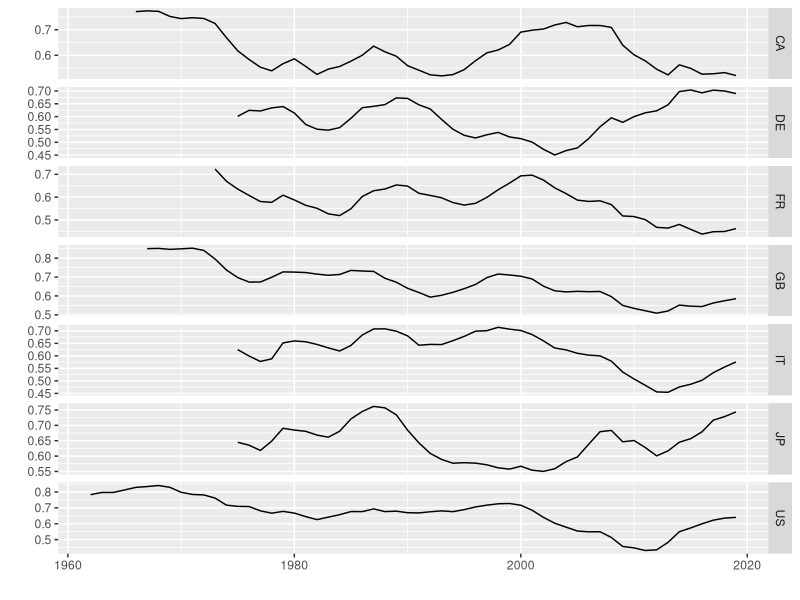
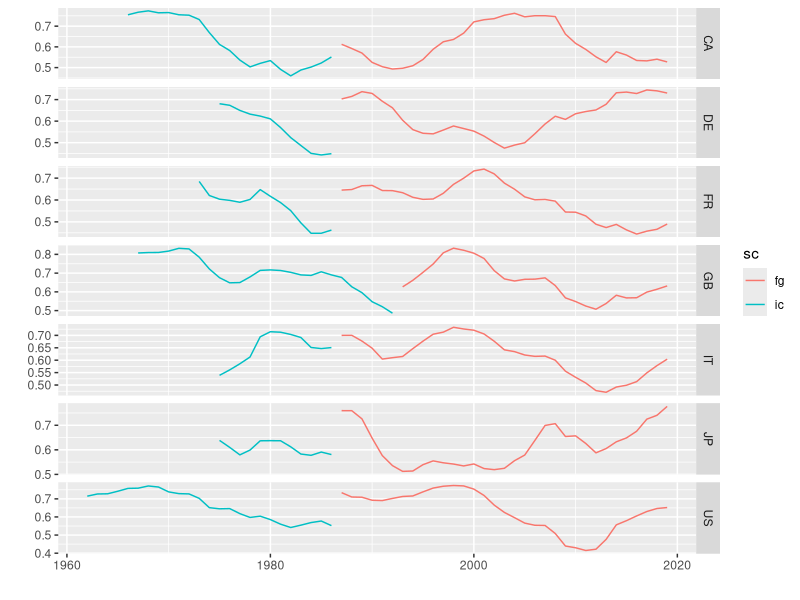
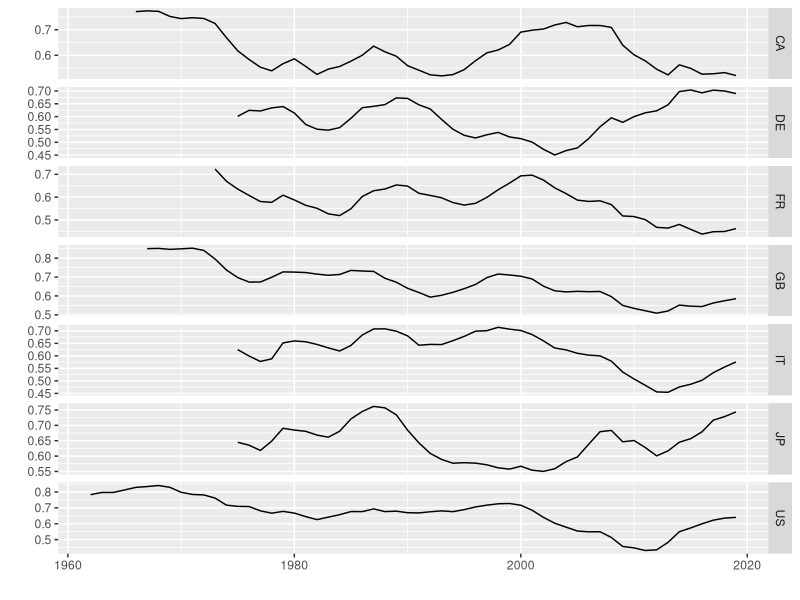

The R script that drew these images, in order:
require(tidyverse)

                                        # Years for moving average calcuation
MOV_YEARS  <- 5

CEILINGS  <- c("cred_gdp", "ca_def")
FLOORS    <- c("gdp_gr", "shr_gr", "emp")
CORRIDORS <- c("cpi_gr", "hpg_gr")
                                        # Prepare to calculate the MSI
                                        # Some indicators need transforming to
                                        # match our ceiling/floor definitions.
                                        # Drop any years which don't have all indicators


cty_data  <- read_csv("country_data.csv")


ds_trans  <- cty_data %>%
    select(-source) %>%
    pivot_wider(names_from = "series") %>%
    mutate(emp = 1-unemp,
           ca_def = 1-ca_gdp,
           ass_cap = 1/lev) %>%
    drop_na() %>%
    pivot_longer(!c(year, iso2), names_to = "series") %>%
    filter(!is.na(value))


add_labels  <- function(df,
                        ceilings = CEILINGS,
                        floors = FLOORS,
                        corridors = CORRIDORS) {

    ceilings = df %>%
        filter(series %in% CEILINGS) %>%
        mutate(type = "C")
    
    floors = df %>%
        filter(series %in% FLOORS) %>%
        mutate(type = "F")
    
    corridors = df %>%
        filter(series %in% CORRIDORS) %>%
        mutate(type = "O")

    ds_labelled  <- rbind(ceilings, floors, corridors) %>%
        filter(!is.na(type))

    return(ds_labelled)
}

                                        # Function to calculate the z index of a
                                        # vector
z_index <- function(x, type) {
    max_x  <- max(x,na.rm = TRUE)
    min_x  <- min(x,na.rm = TRUE)
    median_x  <- median(x,na.rm = TRUE)    
    
    numerator  <- case_when (
        type == "F" ~ max_x - x,
        type == "C" ~ min_x - x,
        type == "O" ~ median_x - x        
    )

    abs(numerator)/abs(max_x - min_x)
}


calc_msi  <- function(df) {
    msi <- df %>%
        group_by(iso2, series) %>%
        mutate(z_index = z_index(value, type)) %>%
        group_by(year, iso2, type) %>% 
        summarise(sub_avg = mean(z_index)) %>%
        summarise(msi_raw = 1 - mean(sub_avg)) %>%
        group_by(iso2) %>%
        mutate(msi_smoothed = TTR::SMA(msi_raw, n=MOV_YEARS)) %>%
        ungroup %>%
        arrange(iso2, year) %>%
        filter(!is.na(msi_smoothed))
    
    return(msi)
}


                                        # Raw dataset with variables labelled as
                                        # ceiling/floor/corridor

msi_raw  <- ds_trans %>% add_labels

                                        # Calculate the MSI

msi_df  <- filter(msi_raw, year<=2019) %>%
    calc_msi

                                        # Eyeball plot

ggplot(filter(msi_df, year>=1950),
       aes(x=year, y=msi_smoothed)) +
    geom_line() +
    facet_grid(vars(iso2), scales="free_y") +
    labs(x = "", y = "")


write_csv(msi_df, "msi.csv")



                                        # Calculate split MSI by year



msi_ic  <-msi_raw %>% filter((year <=1986 & iso2 != "GB") | (year <=1992 & iso2 == "GB")) %>%
    calc_msi %>%
    mutate(sc = "ic")

msi_fg  <- msi_raw %>% filter((year >=1983 & iso2 != "GB") | (year >=1989 & iso2 == "GB"),
                              year<=2019) %>%
    calc_msi %>%
    mutate(sc = "fg")

msi_split <- rbind(msi_ic, msi_fg)

write_csv(msi_split, "msi_split.csv")

                                        # eyeball plot

ggplot(filter(msi_split, year>=1950),
       aes(x=year, y=msi_smoothed, colour=sc)) +
    geom_line() +
    facet_grid(vars(iso2), scales="free_y") +
    labs(x = "", y = "")



                                        # Alternate specification:

msi_alt <- ds_trans %>%
    add_labels(ceilings = cat(CEILINGS, "ass_cap")) %>%
    filter(year<=2019) %>%
    calc_msi

write_csv(msi_alt, "msi_alt.csv")
                                        # eyeball plot

ggplot(filter(msi_df, year>=1950),
       aes(x=year, y=msi_smoothed)) +
    geom_line() +
    facet_grid(vars(iso2), scales="free_y") +
    labs(x = "", y = "")

